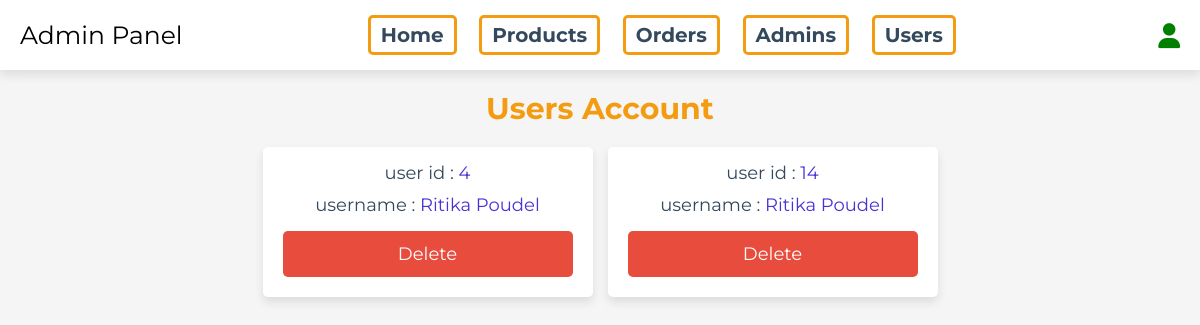
Screenshot of /admin/users_accounts.php (signed in) with the database file from the repository.
### tables this page shows
CREATE TABLE `users` (
  `id` int(100) NOT NULL,
  `name` varchar(20) NOT NULL,
  `email` varchar(50) NOT NULL,
  `number` varchar(10) NOT NULL,
  `password` varchar(50) NOT NULL,
  `address` varchar(500) NOT NULL
);

### admin/users_accounts.php (the view, shortened to what this page needs)
<?php
include '../components/connect.php';
?>
<!DOCTYPE html>
<html lang="en">
<head>
   <link rel="stylesheet" href="https://cdnjs.cloudflare.com/ajax/libs/font-awesome/6.1.1/css/all.min.css">
   <link rel="stylesheet" href="../css/admin_style.css">
</head>
<body>
<?php include '../components/admin_header.php' ?>
<section class="accounts">
   <h1 class="heading">users account</h1>
   <div class="box-container">
   <?php
      $select_account = $conn->prepare("SELECT * FROM `users`");
      $select_account->execute();
      if($select_account->rowCount() > 0){
         while($fetch_accounts = $select_account->fetch(PDO::FETCH_ASSOC)){
   ?>
   <div class="box">
      <p> user id : <span><?= $fetch_accounts['id']; ?></span> </p>
      <p> username : <span><?= $fetch_accounts['name']; ?></span> </p>
      <a href="users_accounts.php?delete=<?= $fetch_accounts['id']; ?>" class="delete-btn" onclick="return confirm('delete this account?');">delete</a>
   </div>
   <?php
      }
   }else{
      echo '<p class="empty">no accounts available</p>';
   }
   ?>
   </div>
</section>
</body>
</html>

### css/admin_style.css (style rules this page uses)
:root { --main-color:#4834d4; --red:#e74c3c; --orange:#f39c12; --black:#34495e; --white:#fff; --light-bg:#f5f5f5; --light-color:#999; --Emerald-Green: #008000; --Light-Gray:#D3D3D3; --border:.0rem solid var(--black); --box-shadow:0 .5rem 1rem rgba(0,0,0,.1); }
* { font-family: 'Montserrat', sans-serif; margin:0; padding:0; box-sizing: border-box; text-decoration: none; outline: none; border:none; }
html { font-size: 62.5%; overflow-x: hidden; }
body { background-color: var(--light-bg); }
section { max-width: 1200px; margin:0 auto; padding:2rem; }
.btn, .delete-btn, .option-btn { display: block; margin-top: 1rem; border-radius: .5rem; cursor: pointer; width: 100%; font-size: 1.8rem; color:var(--white); padding:1.2rem 3rem; text-transform: capitalize; text-align: center; }
.delete-btn { background-color: var(--red); }
.heading { text-align: center; margin-bottom: 2rem; text-transform: capitalize; color:var(--orange); font-size: 3rem; }
.accounts .box-container { display: grid; grid-template-columns: repeat(auto-fit, 33rem); gap:1.5rem; justify-content: center; align-items: flex-start; }
.accounts .box-container .box { background-color: var(--white); border-radius: .5rem; box-shadow: var(--box-shadow); border:var(--border); padding:2rem; padding-top: 1rem; text-align: center; }
.accounts .box-container .box p { padding: .5rem 0; font-size: 1.8rem; color:var(--black); }
.accounts .box-container .box p span { color:var(--main-color); }

### rows the page displays
users: id "4", name "Ritika Poudel"
users: id "14", name "Ritika Poudel"
